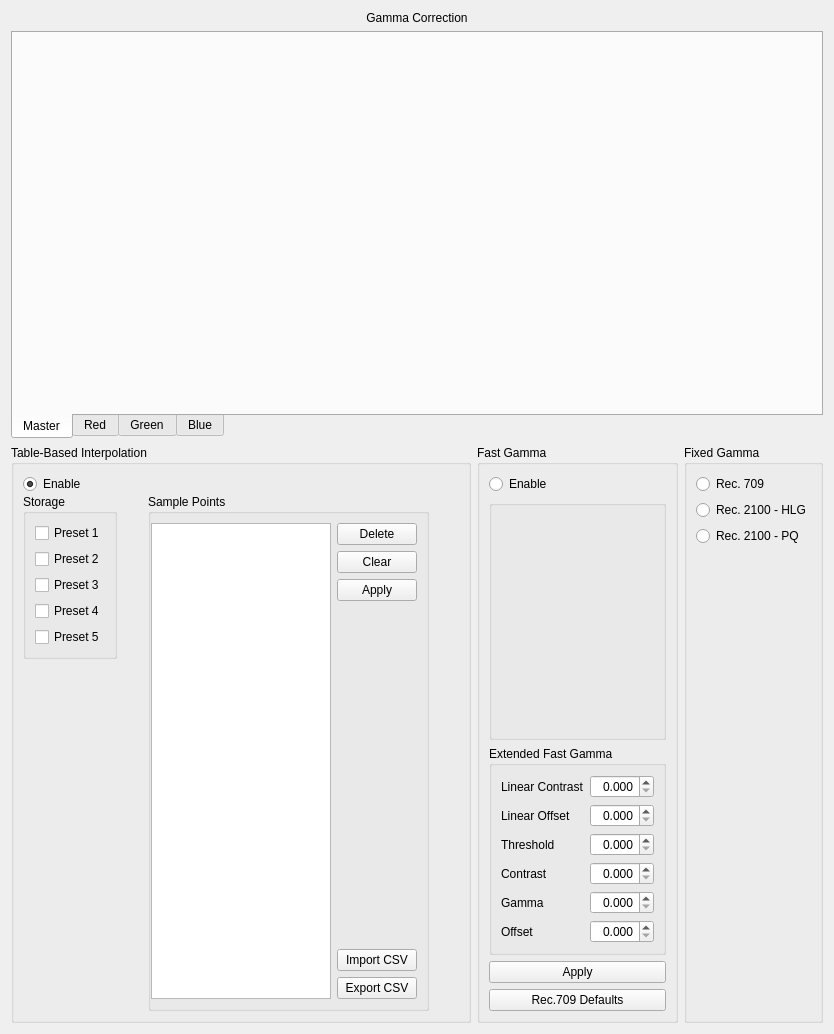
<?xml version="1.0" encoding="UTF-8"?>
<ui version="4.0">
 <class>UI_LutBox</class>
 <widget class="QWidget" name="UI_LutBox">
  <property name="geometry">
   <rect>
    <x>0</x>
    <y>0</y>
    <width>834</width>
    <height>993</height>
   </rect>
  </property>
  <property name="windowTitle">
   <string>Form</string>
  </property>
  <property name="styleSheet">
   <string notr="true"/>
  </property>
  <layout class="QVBoxLayout" name="verticalLayout_4">
   <item>
    <widget class="QLabel" name="label">
     <property name="text">
      <string>Gamma Correction</string>
     </property>
     <property name="alignment">
      <set>Qt::AlignCenter</set>
     </property>
    </widget>
   </item>
   <item>
    <widget class="QTabWidget" name="tabColorSelect">
     <property name="minimumSize">
      <size>
       <width>600</width>
       <height>0</height>
      </size>
     </property>
     <property name="maximumSize">
      <size>
       <width>16777215</width>
       <height>16777215</height>
      </size>
     </property>
     <property name="tabPosition">
      <enum>QTabWidget::South</enum>
     </property>
     <property name="tabShape">
      <enum>QTabWidget::Rounded</enum>
     </property>
     <property name="currentIndex">
      <number>0</number>
     </property>
     <property name="iconSize">
      <size>
       <width>12</width>
       <height>12</height>
      </size>
     </property>
     <widget class="QWidget" name="tabMaster">
      <attribute name="icon">
       <iconset resource="../../resource/resource.qrc">
        <normaloff>:/images/tab/gray.png</normaloff>:/images/tab/gray.png</iconset>
      </attribute>
      <attribute name="title">
       <string>Master</string>
      </attribute>
      <layout class="QHBoxLayout" name="horizontalLayout">
       <item>
        <widget class="QCustomPlot" name="LutPlot" native="true">
         <property name="minimumSize">
          <size>
           <width>600</width>
           <height>360</height>
          </size>
         </property>
         <property name="toolTip">
          <string/>
         </property>
         <property name="whatsThis">
          <string/>
         </property>
         <property name="viewport" stdset="0">
          <rect>
           <x>0</x>
           <y>0</y>
           <width>794</width>
           <height>362</height>
          </rect>
         </property>
        </widget>
       </item>
      </layout>
     </widget>
     <widget class="QWidget" name="tabRedChannel">
      <attribute name="icon">
       <iconset resource="../../resource/resource.qrc">
        <normaloff>:/images/tab/red.png</normaloff>:/images/tab/red.png</iconset>
      </attribute>
      <attribute name="title">
       <string>Red</string>
      </attribute>
      <layout class="QHBoxLayout" name="horizontalLayout_3">
       <item>
        <widget class="QCustomPlot" name="LutPlotRed" native="true">
         <property name="minimumSize">
          <size>
           <width>600</width>
           <height>360</height>
          </size>
         </property>
         <property name="toolTip">
          <string/>
         </property>
         <property name="whatsThis">
          <string/>
         </property>
        </widget>
       </item>
      </layout>
     </widget>
     <widget class="QWidget" name="tabGreenChannel">
      <attribute name="icon">
       <iconset resource="../../resource/resource.qrc">
        <normaloff>:/images/tab/green.png</normaloff>:/images/tab/green.png</iconset>
      </attribute>
      <attribute name="title">
       <string>Green</string>
      </attribute>
      <layout class="QHBoxLayout" name="horizontalLayout_4">
       <item>
        <widget class="QCustomPlot" name="LutPlotGreen" native="true">
         <property name="minimumSize">
          <size>
           <width>600</width>
           <height>360</height>
          </size>
         </property>
         <property name="toolTip">
          <string/>
         </property>
         <property name="whatsThis">
          <string/>
         </property>
        </widget>
       </item>
      </layout>
     </widget>
     <widget class="QWidget" name="tabBlueChannel">
      <attribute name="icon">
       <iconset resource="../../resource/resource.qrc">
        <normaloff>:/images/tab/blue.png</normaloff>:/images/tab/blue.png</iconset>
      </attribute>
      <attribute name="title">
       <string>Blue</string>
      </attribute>
      <layout class="QHBoxLayout" name="horizontalLayout_5">
       <item>
        <widget class="QCustomPlot" name="LutPlotBlue" native="true">
         <property name="minimumSize">
          <size>
           <width>600</width>
           <height>360</height>
          </size>
         </property>
         <property name="toolTip">
          <string/>
         </property>
         <property name="whatsThis">
          <string/>
         </property>
        </widget>
       </item>
      </layout>
     </widget>
    </widget>
   </item>
   <item>
    <layout class="QHBoxLayout" name="horizontalLayoutSettings">
     <item>
      <widget class="QGroupBox" name="gbxInterpolate">
       <property name="title">
        <string>Table-Based Interpolation</string>
       </property>
       <layout class="QVBoxLayout" name="verticalLayout_6">
        <property name="spacing">
         <number>0</number>
        </property>
        <item>
         <widget class="QRadioButton" name="rbInterpolate">
          <property name="sizePolicy">
           <sizepolicy hsizetype="Minimum" vsizetype="Minimum">
            <horstretch>0</horstretch>
            <verstretch>0</verstretch>
           </sizepolicy>
          </property>
          <property name="toolTip">
           <string>Use table-based interpolation to setup the gamma function. Allows for maximum flexibility but is not suitable for on-the-fly corrections.</string>
          </property>
          <property name="text">
           <string>Enable</string>
          </property>
          <property name="checked">
           <bool>true</bool>
          </property>
          <property name="autoExclusive">
           <bool>false</bool>
          </property>
         </widget>
        </item>
        <item>
         <layout class="QHBoxLayout" name="horizontalLayoutInterpolate">
          <property name="spacing">
           <number>0</number>
          </property>
          <item>
           <layout class="QVBoxLayout" name="verticalLayoutStorage">
            <item>
             <widget class="QGroupBox" name="gbxPreset">
              <property name="minimumSize">
               <size>
                <width>0</width>
                <height>0</height>
               </size>
              </property>
              <property name="title">
               <string>Storage</string>
              </property>
              <layout class="QVBoxLayout" name="verticalLayout_2">
               <property name="rightMargin">
                <number>9</number>
               </property>
               <item>
                <widget class="QCheckBox" name="cbxPreset0">
                 <property name="minimumSize">
                  <size>
                   <width>0</width>
                   <height>0</height>
                  </size>
                 </property>
                 <property name="maximumSize">
                  <size>
                   <width>80</width>
                   <height>16777215</height>
                  </size>
                 </property>
                 <property name="focusPolicy">
                  <enum>Qt::StrongFocus</enum>
                 </property>
                 <property name="text">
                  <string>Preset 1</string>
                 </property>
                 <attribute name="buttonGroup">
                  <string notr="true">grpPreset</string>
                 </attribute>
                </widget>
               </item>
               <item>
                <widget class="QCheckBox" name="cbxPreset1">
                 <property name="minimumSize">
                  <size>
                   <width>0</width>
                   <height>0</height>
                  </size>
                 </property>
                 <property name="maximumSize">
                  <size>
                   <width>80</width>
                   <height>16777215</height>
                  </size>
                 </property>
                 <property name="focusPolicy">
                  <enum>Qt::StrongFocus</enum>
                 </property>
                 <property name="text">
                  <string>Preset 2</string>
                 </property>
                 <attribute name="buttonGroup">
                  <string notr="true">grpPreset</string>
                 </attribute>
                </widget>
               </item>
               <item>
                <widget class="QCheckBox" name="cbxPreset2">
                 <property name="minimumSize">
                  <size>
                   <width>0</width>
                   <height>0</height>
                  </size>
                 </property>
                 <property name="maximumSize">
                  <size>
                   <width>80</width>
                   <height>16777215</height>
                  </size>
                 </property>
                 <property name="focusPolicy">
                  <enum>Qt::StrongFocus</enum>
                 </property>
                 <property name="text">
                  <string>Preset 3</string>
                 </property>
                 <attribute name="buttonGroup">
                  <string notr="true">grpPreset</string>
                 </attribute>
                </widget>
               </item>
               <item>
                <widget class="QCheckBox" name="cbxPreset3">
                 <property name="minimumSize">
                  <size>
                   <width>0</width>
                   <height>0</height>
                  </size>
                 </property>
                 <property name="maximumSize">
                  <size>
                   <width>80</width>
                   <height>16777215</height>
                  </size>
                 </property>
                 <property name="focusPolicy">
                  <enum>Qt::StrongFocus</enum>
                 </property>
                 <property name="text">
                  <string>Preset 4</string>
                 </property>
                 <attribute name="buttonGroup">
                  <string notr="true">grpPreset</string>
                 </attribute>
                </widget>
               </item>
               <item>
                <widget class="QCheckBox" name="cbxPreset4">
                 <property name="minimumSize">
                  <size>
                   <width>0</width>
                   <height>0</height>
                  </size>
                 </property>
                 <property name="maximumSize">
                  <size>
                   <width>80</width>
                   <height>16777215</height>
                  </size>
                 </property>
                 <property name="focusPolicy">
                  <enum>Qt::StrongFocus</enum>
                 </property>
                 <property name="text">
                  <string>Preset 5</string>
                 </property>
                 <attribute name="buttonGroup">
                  <string notr="true">grpPreset</string>
                 </attribute>
                </widget>
               </item>
              </layout>
             </widget>
            </item>
            <item>
             <spacer name="verticalSpacer">
              <property name="orientation">
               <enum>Qt::Vertical</enum>
              </property>
              <property name="sizeHint" stdset="0">
               <size>
                <width>20</width>
                <height>0</height>
               </size>
              </property>
             </spacer>
            </item>
           </layout>
          </item>
          <item>
           <spacer name="horizontalSpacer_2">
            <property name="orientation">
             <enum>Qt::Horizontal</enum>
            </property>
            <property name="sizeHint" stdset="0">
             <size>
              <width>0</width>
              <height>20</height>
             </size>
            </property>
           </spacer>
          </item>
          <item>
           <widget class="QGroupBox" name="gbxSamplePoints">
            <property name="sizePolicy">
             <sizepolicy hsizetype="Preferred" vsizetype="Expanding">
              <horstretch>0</horstretch>
              <verstretch>0</verstretch>
             </sizepolicy>
            </property>
            <property name="title">
             <string>Sample Points</string>
            </property>
            <layout class="QGridLayout" name="gridLayout">
             <property name="leftMargin">
              <number>0</number>
             </property>
             <item row="1" column="0">
              <widget class="QTableView" name="tblSamples">
               <property name="minimumSize">
                <size>
                 <width>150</width>
                 <height>0</height>
                </size>
               </property>
               <property name="maximumSize">
                <size>
                 <width>180</width>
                 <height>16777215</height>
                </size>
               </property>
               <property name="focusPolicy">
                <enum>Qt::TabFocus</enum>
               </property>
              </widget>
             </item>
             <item row="1" column="1">
              <layout class="QVBoxLayout" name="verticalLayoutTable">
               <item>
                <widget class="QPushButton" name="btnRemoveSample">
                 <property name="focusPolicy">
                  <enum>Qt::StrongFocus</enum>
                 </property>
                 <property name="text">
                  <string>Delete</string>
                 </property>
                </widget>
               </item>
               <item>
                <widget class="QPushButton" name="btnReset">
                 <property name="focusPolicy">
                  <enum>Qt::StrongFocus</enum>
                 </property>
                 <property name="text">
                  <string>Clear</string>
                 </property>
                </widget>
               </item>
               <item>
                <widget class="QPushButton" name="btnInterpolate">
                 <property name="focusPolicy">
                  <enum>Qt::StrongFocus</enum>
                 </property>
                 <property name="text">
                  <string>Apply</string>
                 </property>
                </widget>
               </item>
               <item>
                <spacer name="verticalSpacer_5">
                 <property name="orientation">
                  <enum>Qt::Vertical</enum>
                 </property>
                 <property name="sizeHint" stdset="0">
                  <size>
                   <width>20</width>
                   <height>0</height>
                  </size>
                 </property>
                </spacer>
               </item>
               <item>
                <widget class="QPushButton" name="btnImport">
                 <property name="focusPolicy">
                  <enum>Qt::StrongFocus</enum>
                 </property>
                 <property name="text">
                  <string>Import CSV</string>
                 </property>
                </widget>
               </item>
               <item>
                <widget class="QPushButton" name="btnExport">
                 <property name="focusPolicy">
                  <enum>Qt::StrongFocus</enum>
                 </property>
                 <property name="text">
                  <string>Export CSV</string>
                 </property>
                </widget>
               </item>
              </layout>
             </item>
            </layout>
           </widget>
          </item>
          <item>
           <spacer name="horizontalSpacer_3">
            <property name="orientation">
             <enum>Qt::Horizontal</enum>
            </property>
            <property name="sizeHint" stdset="0">
             <size>
              <width>0</width>
              <height>20</height>
             </size>
            </property>
           </spacer>
          </item>
         </layout>
        </item>
       </layout>
      </widget>
     </item>
     <item>
      <widget class="QGroupBox" name="gbxFastGamma">
       <property name="title">
        <string>Fast Gamma</string>
       </property>
       <layout class="QVBoxLayout" name="verticalLayout_5">
        <property name="spacing">
         <number>6</number>
        </property>
        <item>
         <widget class="QRadioButton" name="rbFastGamma">
          <property name="sizePolicy">
           <sizepolicy hsizetype="Minimum" vsizetype="Minimum">
            <horstretch>0</horstretch>
            <verstretch>0</verstretch>
           </sizepolicy>
          </property>
          <property name="toolTip">
           <string>Use the fast gamma function. Allows for on-the-fly gamma correction but flexibility is low.</string>
          </property>
          <property name="text">
           <string>Enable</string>
          </property>
          <property name="autoExclusive">
           <bool>false</bool>
          </property>
         </widget>
        </item>
        <item>
         <widget class="SingleChannelKnobBox" name="sckbFastGamma">
          <property name="sizePolicy">
           <sizepolicy hsizetype="Preferred" vsizetype="Preferred">
            <horstretch>0</horstretch>
            <verstretch>0</verstretch>
           </sizepolicy>
          </property>
          <property name="minimumSize">
           <size>
            <width>0</width>
            <height>240</height>
           </size>
          </property>
          <property name="toolTip">
           <string>SingleChannelKnobBox</string>
          </property>
          <property name="whatsThis">
           <string>SingleChannelKnobBox</string>
          </property>
          <property name="title">
           <string/>
          </property>
          <property name="maxRounds" stdset="0">
           <number>3</number>
          </property>
          <property name="value" stdset="0">
           <number>1000</number>
          </property>
          <property name="minimum" stdset="0">
           <number>1000</number>
          </property>
          <property name="maximum" stdset="0">
           <number>3000</number>
          </property>
          <property name="base" stdset="0">
           <number>10</number>
          </property>
          <property name="comma" stdset="0">
           <number>3</number>
          </property>
          <property name="fmt" stdset="0">
           <string>%-1.3f</string>
          </property>
          <property name="maxAngle" stdset="0">
           <number>150</number>
          </property>
          <property name="needleImage" stdset="0">
           <pixmap resource="../../resource/resource.qrc">:/images/needle/dial-pointer.png</pixmap>
          </property>
          <property name="backgroundImage" stdset="0">
           <pixmap resource="../../resource/resource.qrc">:/images/back/dial-back-gray_full.png</pixmap>
          </property>
         </widget>
        </item>
        <item>
         <widget class="QGroupBox" name="gbxLutGammaTable">
          <property name="title">
           <string>Extended Fast Gamma</string>
          </property>
          <layout class="QFormLayout" name="formLayout">
           <item row="0" column="0">
            <widget class="QLabel" name="lblLinContrast">
             <property name="minimumSize">
              <size>
               <width>0</width>
               <height>0</height>
              </size>
             </property>
             <property name="maximumSize">
              <size>
               <width>16777215</width>
               <height>16777215</height>
              </size>
             </property>
             <property name="text">
              <string>Linear Contrast</string>
             </property>
            </widget>
           </item>
           <item row="0" column="1">
            <widget class="QDoubleSpinBox" name="sbxRec709LinContrast">
             <property name="minimumSize">
              <size>
               <width>0</width>
               <height>0</height>
              </size>
             </property>
             <property name="maximumSize">
              <size>
               <width>80</width>
               <height>16777215</height>
              </size>
             </property>
             <property name="focusPolicy">
              <enum>Qt::StrongFocus</enum>
             </property>
             <property name="toolTip">
              <string/>
             </property>
             <property name="whatsThis">
              <string/>
             </property>
             <property name="alignment">
              <set>Qt::AlignRight|Qt::AlignTrailing|Qt::AlignVCenter</set>
             </property>
             <property name="decimals">
              <number>3</number>
             </property>
             <property name="maximum">
              <double>10.000000000000000</double>
             </property>
             <property name="singleStep">
              <double>0.100000000000000</double>
             </property>
            </widget>
           </item>
           <item row="1" column="0">
            <widget class="QLabel" name="lblLinOffset">
             <property name="minimumSize">
              <size>
               <width>0</width>
               <height>0</height>
              </size>
             </property>
             <property name="maximumSize">
              <size>
               <width>16777215</width>
               <height>16777215</height>
              </size>
             </property>
             <property name="text">
              <string>Linear Offset</string>
             </property>
            </widget>
           </item>
           <item row="1" column="1">
            <widget class="QDoubleSpinBox" name="sbxRec709LinOffset">
             <property name="minimumSize">
              <size>
               <width>0</width>
               <height>0</height>
              </size>
             </property>
             <property name="maximumSize">
              <size>
               <width>80</width>
               <height>16777215</height>
              </size>
             </property>
             <property name="focusPolicy">
              <enum>Qt::StrongFocus</enum>
             </property>
             <property name="toolTip">
              <string/>
             </property>
             <property name="whatsThis">
              <string/>
             </property>
             <property name="alignment">
              <set>Qt::AlignRight|Qt::AlignTrailing|Qt::AlignVCenter</set>
             </property>
             <property name="decimals">
              <number>3</number>
             </property>
             <property name="maximum">
              <double>1.000000000000000</double>
             </property>
            </widget>
           </item>
           <item row="2" column="0">
            <widget class="QLabel" name="lblThreshold">
             <property name="minimumSize">
              <size>
               <width>0</width>
               <height>0</height>
              </size>
             </property>
             <property name="maximumSize">
              <size>
               <width>16777215</width>
               <height>16777215</height>
              </size>
             </property>
             <property name="text">
              <string>Threshold</string>
             </property>
            </widget>
           </item>
           <item row="2" column="1">
            <widget class="QDoubleSpinBox" name="sbxRec709Threshold">
             <property name="minimumSize">
              <size>
               <width>0</width>
               <height>0</height>
              </size>
             </property>
             <property name="maximumSize">
              <size>
               <width>80</width>
               <height>16777215</height>
              </size>
             </property>
             <property name="focusPolicy">
              <enum>Qt::StrongFocus</enum>
             </property>
             <property name="toolTip">
              <string/>
             </property>
             <property name="whatsThis">
              <string/>
             </property>
             <property name="alignment">
              <set>Qt::AlignRight|Qt::AlignTrailing|Qt::AlignVCenter</set>
             </property>
             <property name="decimals">
              <number>3</number>
             </property>
             <property name="maximum">
              <double>1.000000000000000</double>
             </property>
            </widget>
           </item>
           <item row="3" column="0">
            <widget class="QLabel" name="lblContrast">
             <property name="minimumSize">
              <size>
               <width>0</width>
               <height>0</height>
              </size>
             </property>
             <property name="maximumSize">
              <size>
               <width>16777215</width>
               <height>16777215</height>
              </size>
             </property>
             <property name="text">
              <string>Contrast</string>
             </property>
            </widget>
           </item>
           <item row="3" column="1">
            <widget class="QDoubleSpinBox" name="sbxRec709Contrast">
             <property name="minimumSize">
              <size>
               <width>0</width>
               <height>0</height>
              </size>
             </property>
             <property name="maximumSize">
              <size>
               <width>80</width>
               <height>16777215</height>
              </size>
             </property>
             <property name="focusPolicy">
              <enum>Qt::StrongFocus</enum>
             </property>
             <property name="toolTip">
              <string/>
             </property>
             <property name="whatsThis">
              <string/>
             </property>
             <property name="alignment">
              <set>Qt::AlignRight|Qt::AlignTrailing|Qt::AlignVCenter</set>
             </property>
             <property name="decimals">
              <number>3</number>
             </property>
             <property name="maximum">
              <double>1.000000000000000</double>
             </property>
            </widget>
           </item>
           <item row="4" column="0">
            <widget class="QLabel" name="lblGamma">
             <property name="minimumSize">
              <size>
               <width>0</width>
               <height>0</height>
              </size>
             </property>
             <property name="maximumSize">
              <size>
               <width>16777215</width>
               <height>16777215</height>
              </size>
             </property>
             <property name="text">
              <string>Gamma</string>
             </property>
            </widget>
           </item>
           <item row="4" column="1">
            <widget class="QDoubleSpinBox" name="sbxRec709Gamma">
             <property name="minimumSize">
              <size>
               <width>0</width>
               <height>0</height>
              </size>
             </property>
             <property name="maximumSize">
              <size>
               <width>80</width>
               <height>16777215</height>
              </size>
             </property>
             <property name="focusPolicy">
              <enum>Qt::StrongFocus</enum>
             </property>
             <property name="toolTip">
              <string/>
             </property>
             <property name="whatsThis">
              <string/>
             </property>
             <property name="alignment">
              <set>Qt::AlignRight|Qt::AlignTrailing|Qt::AlignVCenter</set>
             </property>
             <property name="decimals">
              <number>3</number>
             </property>
             <property name="maximum">
              <double>1.000000000000000</double>
             </property>
            </widget>
           </item>
           <item row="5" column="0">
            <widget class="QLabel" name="lblGamma_2">
             <property name="minimumSize">
              <size>
               <width>0</width>
               <height>0</height>
              </size>
             </property>
             <property name="maximumSize">
              <size>
               <width>16777215</width>
               <height>16777215</height>
              </size>
             </property>
             <property name="text">
              <string>Offset</string>
             </property>
            </widget>
           </item>
           <item row="5" column="1">
            <widget class="QDoubleSpinBox" name="sbxRec709Offset">
             <property name="minimumSize">
              <size>
               <width>0</width>
               <height>0</height>
              </size>
             </property>
             <property name="maximumSize">
              <size>
               <width>80</width>
               <height>16777215</height>
              </size>
             </property>
             <property name="focusPolicy">
              <enum>Qt::StrongFocus</enum>
             </property>
             <property name="toolTip">
              <string/>
             </property>
             <property name="whatsThis">
              <string/>
             </property>
             <property name="alignment">
              <set>Qt::AlignRight|Qt::AlignTrailing|Qt::AlignVCenter</set>
             </property>
             <property name="decimals">
              <number>3</number>
             </property>
             <property name="maximum">
              <double>1.000000000000000</double>
             </property>
            </widget>
           </item>
          </layout>
         </widget>
        </item>
        <item>
         <widget class="QPushButton" name="btnSetRec709">
          <property name="focusPolicy">
           <enum>Qt::StrongFocus</enum>
          </property>
          <property name="text">
           <string>Apply</string>
          </property>
         </widget>
        </item>
        <item>
         <widget class="QPushButton" name="btnDefaultRec709">
          <property name="focusPolicy">
           <enum>Qt::StrongFocus</enum>
          </property>
          <property name="text">
           <string>Rec.709 Defaults</string>
          </property>
         </widget>
        </item>
       </layout>
      </widget>
     </item>
     <item>
      <widget class="QGroupBox" name="gbxFixedGamma">
       <property name="title">
        <string>Fixed Gamma</string>
       </property>
       <layout class="QVBoxLayout" name="verticalLayout_3">
        <item>
         <widget class="QRadioButton" name="rbFixedRec709">
          <property name="toolTip">
           <string>Use fixed gamma curve according Rec. 709 standard.</string>
          </property>
          <property name="text">
           <string>Rec. 709</string>
          </property>
          <property name="autoExclusive">
           <bool>false</bool>
          </property>
         </widget>
        </item>
        <item>
         <widget class="QRadioButton" name="rbFixedHLG">
          <property name="toolTip">
           <string>Use fixed gamma curve according to Rec. 2100 HLG standard.</string>
          </property>
          <property name="text">
           <string>Rec. 2100 - HLG</string>
          </property>
          <property name="autoExclusive">
           <bool>false</bool>
          </property>
         </widget>
        </item>
        <item>
         <widget class="QRadioButton" name="rbFixedPQ">
          <property name="toolTip">
           <string>Use fixed gamma curve according to Rec. 2100 PQ standard.</string>
          </property>
          <property name="text">
           <string>Rec. 2100 - PQ</string>
          </property>
          <property name="autoExclusive">
           <bool>false</bool>
          </property>
         </widget>
        </item>
        <item>
         <spacer name="verticalSpacer_4">
          <property name="orientation">
           <enum>Qt::Vertical</enum>
          </property>
          <property name="sizeHint" stdset="0">
           <size>
            <width>20</width>
            <height>40</height>
           </size>
          </property>
         </spacer>
        </item>
       </layout>
      </widget>
     </item>
    </layout>
   </item>
  </layout>
 </widget>
 <customwidgets>
  <customwidget>
   <class>SingleChannelKnobBox</class>
   <extends>QGroupBox</extends>
   <header>singlechannelknobbox.h</header>
   <container>1</container>
  </customwidget>
  <customwidget>
   <class>QCustomPlot</class>
   <extends>QWidget</extends>
   <header>qcustomplot.h</header>
  </customwidget>
 </customwidgets>
 <tabstops>
  <tabstop>tabColorSelect</tabstop>
  <tabstop>cbxPreset0</tabstop>
  <tabstop>cbxPreset1</tabstop>
  <tabstop>cbxPreset2</tabstop>
  <tabstop>cbxPreset3</tabstop>
  <tabstop>cbxPreset4</tabstop>
  <tabstop>tblSamples</tabstop>
  <tabstop>btnRemoveSample</tabstop>
  <tabstop>btnReset</tabstop>
  <tabstop>btnInterpolate</tabstop>
  <tabstop>btnImport</tabstop>
  <tabstop>btnExport</tabstop>
  <tabstop>sbxRec709LinContrast</tabstop>
  <tabstop>sbxRec709LinOffset</tabstop>
  <tabstop>sbxRec709Threshold</tabstop>
  <tabstop>sbxRec709Contrast</tabstop>
  <tabstop>sbxRec709Gamma</tabstop>
  <tabstop>sbxRec709Offset</tabstop>
 </tabstops>
 <resources>
  <include location="../../resource/resource.qrc"/>
 </resources>
 <connections/>
 <buttongroups>
  <buttongroup name="grpPreset"/>
 </buttongroups>
</ui>
